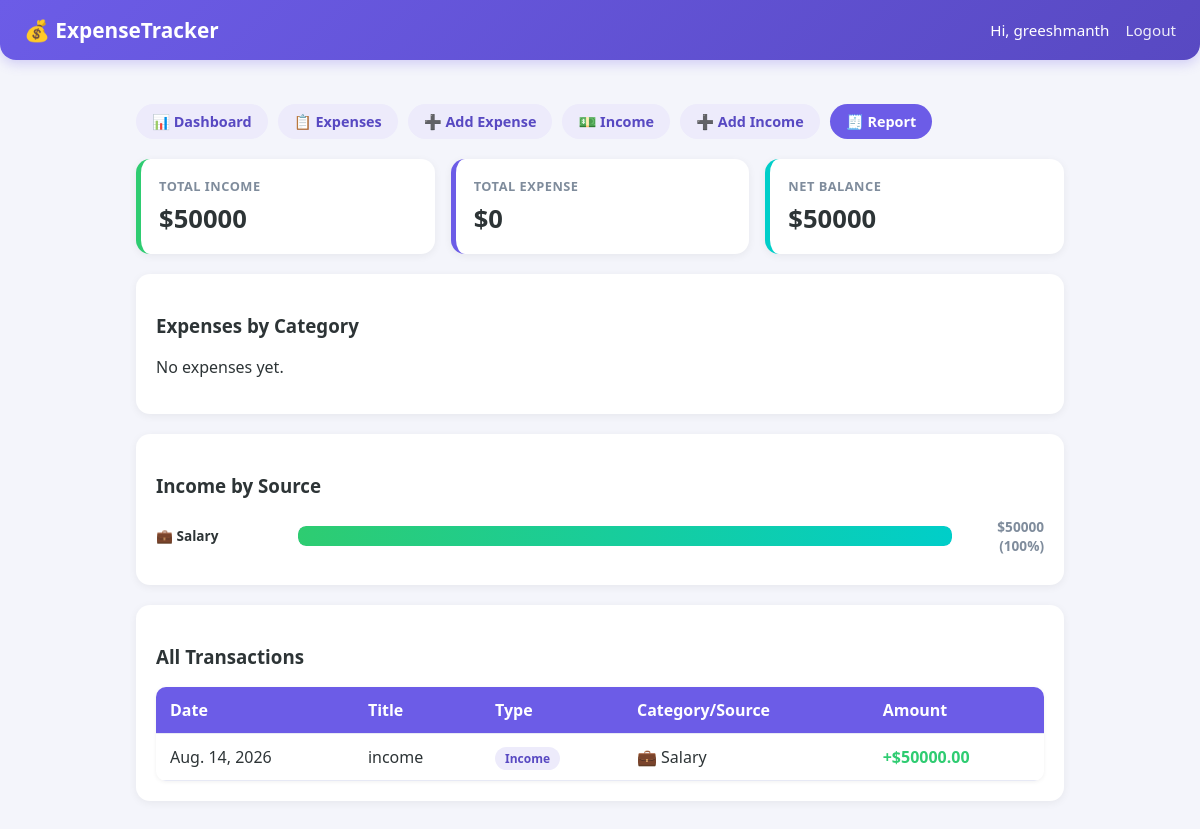
/report/ (signed in), run on the app's committed database.
### expenses/models.py (models this page shows, shortened)
class Income(models.Model):
    user = models.ForeignKey(User, on_delete=models.CASCADE)
    source = models.CharField(max_length=20, choices=INCOME_SOURCE_CHOICES, default="salary")
    title = models.CharField(max_length=100)
    amount = models.DecimalField(max_digits=10, decimal_places=2)
    date = models.DateField()
    notes = models.TextField(blank=True)
    created_at = models.DateTimeField(auto_now_add=True)
    class Meta:
        ordering = ["-date", "-created_at"]

### expenses/views.py (the view)
# urls.py: path("report/", views.report, name="report"),
@login_required
def report(request):
    expenses = Expense.objects.filter(user=request.user)
    incomes = Income.objects.filter(user=request.user)
    total_expense = expenses.aggregate(Sum("amount"))["amount__sum"] or 0
    total_income = incomes.aggregate(Sum("amount"))["amount__sum"] or 0
    balance = total_income - total_expense
    exp_by_category = list(
        expenses.values("category").annotate(total=Sum("amount")).order_by("-total")
    )
    category_map = dict(CATEGORY_CHOICES)
    for c in exp_by_category:
        c["label"] = category_map.get(c["category"], c["category"])
        c["pct"] = int((c["total"] / total_expense) * 100) if total_expense else 0
    inc_by_source = list(
        incomes.values("source").annotate(total=Sum("amount")).order_by("-total")
    )
    source_map = dict(INCOME_SOURCE_CHOICES)
    for s in inc_by_source:
        s["label"] = source_map.get(s["source"], s["source"])
        s["pct"] = int((s["total"] / total_income) * 100) if total_income else 0
    exp_rows = [{"date": e.date, "title": e.title, "type": "Expense", "category": e.get_category_display(), "amount": -e.amount} for e in expenses]
    inc_rows = [{"date": i.date, "title": i.title, "type": "Income", "category": i.get_source_display(), "amount": i.amount} for i in incomes]
    transactions = sorted(chain(exp_rows, inc_rows), key=lambda r: r["date"], reverse=True)
    return render(request, "expenses/report.html", {
        "total_expense": total_expense, "total_income": total_income, "balance": balance,
        "exp_by_category": exp_by_category, "inc_by_source": inc_by_source,
        "transactions": transactions,
    })

### expenses/templates/expenses/report.html
{% extends "expenses/base.html" %}
{% block content %}
<div class="stats">
  <div class="stat success">
    <h4>Total Income</h4>
    <div class="val">${{ total_income }}</div>
  </div>
  <div class="stat">
    <h4>Total Expense</h4>
    <div class="val">${{ total_expense }}</div>
  </div>
  <div class="stat {% if balance < 0 %}danger{% else %}accent{% endif %}">
    <h4>Net Balance</h4>
    <div class="val">${{ balance }}</div>
  </div>
</div>
<div class="card">
  <h3>Expenses by Category</h3>
  {% for c in exp_by_category %}
  <div class="bar-row">
    <div class="bar-label">{{ c.label }}</div>
    <div class="bar-track"><div class="bar-fill" style="width:{{ c.pct }}%"></div></div>
    <div class="bar-amt">${{ c.total }} ({{ c.pct }}%)</div>
  </div>
  {% empty %}<p>No expenses yet.</p>{% endfor %}
</div>
<div class="card">
  <h3>Income by Source</h3>
  {% for s in inc_by_source %}
  <div class="bar-row">
    <div class="bar-label">{{ s.label }}</div>
    <div class="bar-track"><div class="bar-fill" style="width:{{ s.pct }}%;background:linear-gradient(90deg,var(--success),var(--accent))"></div></div>
    <div class="bar-amt">${{ s.total }} ({{ s.pct }}%)</div>
  </div>
  {% empty %}<p>No income yet.</p>{% endfor %}
</div>
<div class="card">
  <h3>All Transactions</h3>
  <table>
    <tr><th>Date</th><th>Title</th><th>Type</th><th>Category/Source</th><th>Amount</th></tr>
    {% for t in transactions %}
    <tr>
      <td>{{ t.date }}</td>
      <td>{{ t.title }}</td>
      <td><span class="badge">{{ t.type }}</span></td>
      <td>{{ t.category }}</td>
      <td class="{% if t.amount < 0 %}amt-neg{% else %}amt-pos{% endif %}">
        {% if t.amount < 0 %}-${{ t.amount|cut:"-" }}{% else %}+${{ t.amount }}{% endif %}
      </td>
    </tr>
    {% empty %}
    <tr><td colspan="5">No transactions yet.</td></tr>
    {% endfor %}
  </table>
</div>
{% endblock %}

### expenses/templates/expenses/base.html (shortened to what this page needs)
<!DOCTYPE html>
<html>
<head>
</head>
<body>
<nav>
  <h2>💰 ExpenseTracker</h2>
  <div class="navlinks">
  {% if user.is_authenticated %}
    <span>Hi, {{ user.username }}</span> <a href="{% url 'logout' %}">Logout</a>
  {% else %}
    <a href="{% url 'login' %}">Login</a> <a href="{% url 'signup' %}">Sign up</a>
  {% endif %}
  </div>
</nav>
<div class="wrap">
{% if user.is_authenticated %}
<div class="tabs">
  <a href="{% url 'dashboard' %}" class="{% if request.resolver_match.url_name == 'dashboard' %}active{% endif %}">📊 Dashboard</a>
  <a href="{% url 'expense_list' %}" class="{% if request.resolver_match.url_name == 'expense_list' %}active{% endif %}">📋 Expenses</a>
  <a href="{% url 'expense_add' %}" class="{% if request.resolver_match.url_name == 'expense_add' %}active{% endif %}">➕ Add Expense</a>
  <a href="{% url 'income_list' %}" class="{% if request.resolver_match.url_name == 'income_list' %}active{% endif %}">💵 Income</a>
  <a href="{% url 'income_add' %}" class="{% if request.resolver_match.url_name == 'income_add' %}active{% endif %}">➕ Add Income</a>
  <a href="{% url 'report' %}" class="{% if request.resolver_match.url_name == 'report' %}active{% endif %}">🧾 Report</a>
</div>
{% endif %}
{% block content %}{% endblock %}
</div>
</body>
</html>

### expenses/templates/expenses/base.html (style rules this page uses)
:root { --primary:#6C5CE7; --primary-dark:#5849c2; --accent:#00CEC9; --bg:#F4F5FB; --card:#FFFFFF; --text:#2D3436; --muted:#7f8c9c; --danger:#FF6B6B; --success:#2ECC71; --border:#E7E9F5; }
* { box-sizing:border-box }
body { font-family:'Segoe UI',Arial,sans-serif; margin:0;background:var(--bg);color:var(--text); }
.wrap { max-width:960px;margin:0 auto;padding:24px 16px 60px }
nav { display:flex;justify-content:space-between;align-items:center; background:linear-gradient(135deg,var(--primary),var(--primary-dark)); color:#fff;padding:16px 24px;border-radius:0 0 16px 16px; box-shadow:0 4px 12px rgba(108,92,231,.25); }
nav h2 { margin:0;font-size:1.3rem }
nav a { color:#fff;text-decoration:none;font-weight:500;opacity:.9 }
.navlinks { display:flex;gap:16px;align-items:center;font-size:.95rem }
.tabs { display:flex;gap:10px;margin:20px 0;flex-wrap:wrap }
.tabs a { padding:8px 16px;border-radius:20px;text-decoration:none; color:var(--primary-dark);background:#EDEBFB;font-weight:600;font-size:.9rem; }
.tabs a.active { background:var(--primary);color:#fff }
a { color:var(--primary-dark) }
table { width:100%;border-collapse:collapse;background:var(--card);border-radius:10px;overflow:hidden;box-shadow:0 1px 4px rgba(0,0,0,.06) }
th,td { padding:12px 14px;text-align:left;border-bottom:1px solid var(--border) }
th { background:var(--primary);color:#fff;font-weight:600 }
.card { background:var(--card);padding:20px;border-radius:14px;margin-bottom:20px;box-shadow:0 2px 8px rgba(0,0,0,.06) }
.stats { display:grid;grid-template-columns:repeat(auto-fit,minmax(160px,1fr));gap:16px;margin-bottom:20px }
.stat { background:var(--card);border-radius:14px;padding:18px;box-shadow:0 2px 8px rgba(0,0,0,.06);border-left:5px solid var(--primary) }
.stat.accent { border-left-color:var(--accent) }
.stat.success { border-left-color:var(--success) }
.amt-pos { color:var(--success);font-weight:700 }
.stat h4 { margin:0 0 6px;color:var(--muted);font-size:.8rem;text-transform:uppercase;letter-spacing:.5px }
.stat .val { font-size:1.6rem;font-weight:700;color:var(--text) }
.bar-row { display:flex;align-items:center;gap:12px;margin:10px 0 }
.bar-label { width:130px;font-size:.85rem;color:var(--text);font-weight:600 }
.bar-track { flex:1;background:var(--border);border-radius:8px;height:20px;overflow:hidden }
.bar-fill { height:100%;background:linear-gradient(90deg,var(--primary),var(--accent));border-radius:8px }
.bar-amt { width:80px;text-align:right;font-size:.85rem;color:var(--muted);font-weight:600 }
.badge { padding:3px 10px;border-radius:12px;font-size:.75rem;font-weight:600;background:#EDEBFB;color:var(--primary-dark) }

### data on the page
Income: date "Aug. 14, 2026", title "income", type "Income", category "💼 Salary", amount "50000.00"

### other printed values
{{ user.username }} "greeshmanth"
{{ total_income }} "50000"
{{ total_expense }} "0"
{{ balance }} "50000"
{{ s.label }} "💼 Salary"
{{ s.total }} "50000"
{{ s.pct }} "100"
